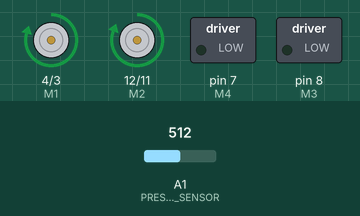
A sketch run on a simulated Arduino Uno, built with avr-gcc and run on an emulated ATmega328P. On the bench: direction and speed pins drawn as motors (green arrow = direction pin HIGH = forward, orange = LOW = backward, longer = more drive), switched loads named in the sketch (green lamp = pin HIGH). Inputs (shaded band) come from the test bench; at power-on: A1 (PRESSURE_SENSOR) = 512. What the sketch prints to the serial monitor is not drawn.

Above: at 1.0 s.
At 2.5 s:
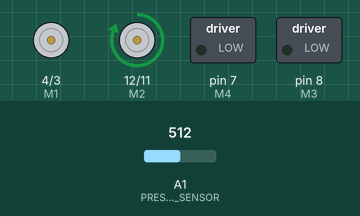
At 3.5 s:
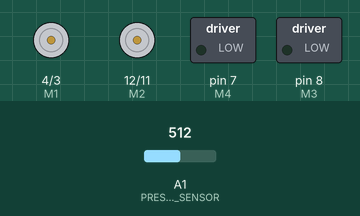
Timing chart, 0 to 5.3 s (numbered marks = the images above):
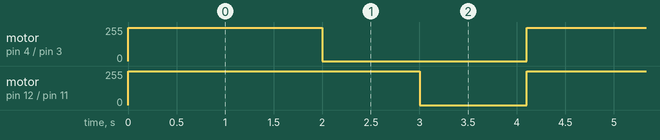

The sketch:

Filtering.ino
```cpp
#include "Arduino.h"


#define PRESSURE_SENSOR (A1)             //  MPX5100 Series Integrated Silicon Pressure Sensor analog input (0 to 100 kPa)

// Shield Initializing  Please do not change the following lines
//Arduino PWM Speed Control：
int E1 = 3;    ///<Pump 1 Speed
int M1 = 4;    ///<Pump 1 Direction

int E2 = 11;   ///<Valve 1 Enable
int M2 = 12;  ///<Valve  1 State

const int E3 = 5; ///<Pump 2 Speed
const int M3 = 8; ///<Pump 2 Direction

const int E4 = 6; ///<Valve 2 Enable
const int M4 = 7; ///<Valve 2 Direction

int timecounter = 1;  // Auxiliar variable for controlling the time of the process
bool lock=false;
int stateprocess=0;

// end of shield connection


//Pressure sensor calibration factors  MPX5100 Series Integrated Silicon Pressure Sensor analog input (0 to 100 kPa)  Vout=Vs(P * 0.009 + 0.04),  Vs=5V = 1024,  P =

const float SensorOffset = 4.44;  //pressure sensor offset
const float SensorGain = 0.1086;   // pressure sensor proportional relation

//Pressure filter
float pressure=0;
float pressure_f=0;
float pressure_a=0;
float alpha=0.2;

void setup()
{

  //Motor control shield
    pinMode(M1, OUTPUT);
    pinMode(M2, OUTPUT);
    pinMode(M3, OUTPUT);
    pinMode(M4, OUTPUT);

    pinMode(PRESSURE_SENSOR, INPUT);  // Defining sensor inputs for ADC (Analog digital converter)

    Serial.begin(115200);             // Starting Serial communication with computer baudrate 115200 bps


//Print legend of parameters of the system

    Serial.print("Process_Status");    // pressure data in kpa
    Serial.print(",");
    Serial.print("Pressure_sensor_Value");    // pressure data in kpa
    Serial.print(",");
    Serial.print("Filtered_Pressure");    // pressure data in kpa
    Serial.println(",");
}

void loop()
{
int motorspeed=100;
float Setpoint=20;

// sensing pressure status
float  pressure_sensorValue = (analogRead(PRESSURE_SENSOR)*SensorGain-SensorOffset); //Do maths for calibration
pressure = pressure_sensorValue;
pressure_f = pressure_f+alpha*(pressure-pressure_a);
pressure_a = pressure_f;
// Introducion air to the PneuNets
motor_1_on(250);
valve_1_on();

delay(2000);
//Stop pump and Hold pressure
motor_1_off();
valve_1_on();
delay(1000);

// Release the air
motor_1_off();
valve_1_off();

delay(1000);


//Print parameters of the system

    Serial.print(stateprocess);
    Serial.print(",");
    Serial.print(pressure_sensorValue);    // pressure data in kpa
    Serial.print(",");
    Serial.print(pressure_f);    // pressure data in kpa
    Serial.println(",");


    delay(100);   // defining sample time = 100 miliseconds


}


// Motor control functions

void motor_1_on(int motorspeed)
{
  analogWrite(E1, motorspeed);   //PWM Speed Control   value
  digitalWrite(M1,HIGH);
  }

void motor_1_off(void)
{
  analogWrite(E1, 0);   //PWM Speed Control   value
  digitalWrite(M1,HIGH);
  }

  void valve_1_on(void)
{
  analogWrite(E2, 255);   //PWM Speed Control   value
  digitalWrite(M2,HIGH);
  }

void valve_1_off(void)
{
  analogWrite(E2, 0);   //PWM Speed Control   value
  digitalWrite(M2,HIGH);
  }

void motor_2_on(int motorspeed)
{
  analogWrite(E3, motorspeed);   //PWM Speed Control   value
  digitalWrite(M3,HIGH);
  }

void motor_2_off(void)
{
  analogWrite(E3, 0);   //PWM Speed Control   value
  digitalWrite(M3,HIGH);
  }

  void valve_2_on(void)
{
  analogWrite(E4, 255);   //PWM Speed Control   value
  digitalWrite(M4,HIGH);
  }

void valve_2_off(void)
{
  analogWrite(E4, 0);   //PWM Speed Control   value
  digitalWrite(M4,HIGH);
  }
```

Measured:
- by itself, motor on pin 4 (M1) / pin 3 (E1): alternates forward 250/255 for 2.0 s and stopped for 2.1 s
- by itself, motor on pin 12 (M2) / pin 11 (E2): alternates forward 255/255 for 3.0 s and stopped for 1.1 s
